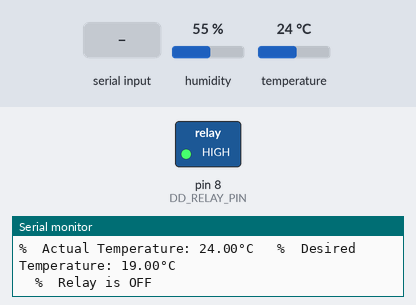
Simulated run of this program. Board: Arduino Mega 2560, built with avr-gcc and run on an emulated ATmega2560. On the bench: switched loads named in the program (green lamp = pin HIGH), the last lines printed to the serial monitor. The test bench sets the inputs (shaded band); at power-on: temperature 24 °C, humidity 55 %.

Above: at 1.2 s.
1.3 s: "q" received over Serial
At 3.0 s:
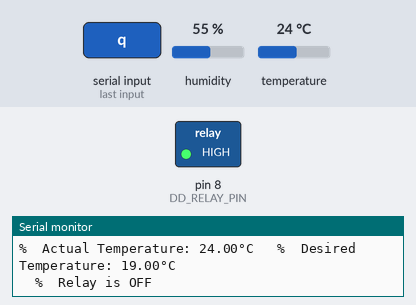
5.5 s: temperature set to 20 °C
7.5 s: temperature set to 17 °C
At 9.3 s:
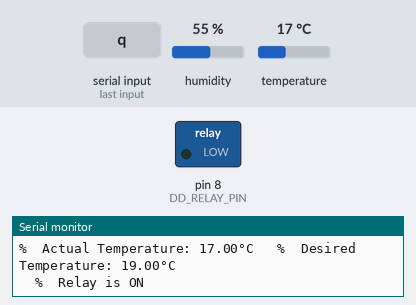
9.9 s: temperature set to 28 °C
At 10.8 s:
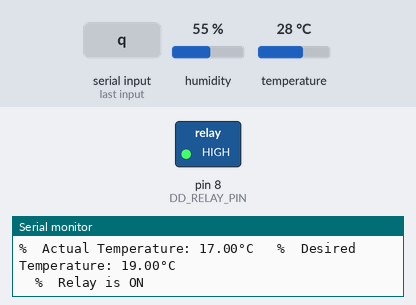
Timing chart, 0 to 12.9 s (numbered marks = the images above; inputs shaded):
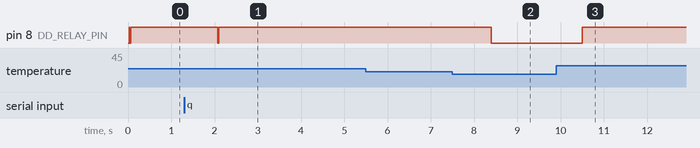

Measured:
- the behaviour switches between 19 and 18 °C on temperature (found by bisection; images 1 and 2)
- after the input at 1.3 s, pin 8 (DD_RELAY_PIN): HIGH → LOW after 0.77 s, → HIGH 0.02 s later
- after the input at 7.5 s, pin 8 (DD_RELAY_PIN): HIGH → LOW after 0.90 s
- after the input at 9.9 s, pin 8 (DD_RELAY_PIN): LOW → HIGH after 0.60 s

The program:

main.cpp
```cpp
#include "Arduino.h"
#include <Arduino_FreeRTOS.h>

#include "dd_dht/dd_dht.h"
#include "dd_relay/dd_relay.h"
#include "srv_ui_serial/srv_ui_serial.h"
#include "srv_ctrl_temp/srv_ctrl_temp.h"

// define tasks Serial Input, DHT, Relay, Control Temperature
void Task_dd_ui_serial(void *pvParameters);
void Task_dd_dht(void *pvParameters);
void Task_dd_relay(void *pvParameters);
void Task_srv_ctrl_temp(void *pvParameters);

// the setup function runs once when you press reset or power the board
void setup()
{

  // Setup all the tasks that will run on the FreeRTOS scheduler.s
  xTaskCreate(Task_dd_ui_serial, "Task_dd_ui_serial", 256, NULL, 1, NULL);
  xTaskCreate(Task_dd_dht, "Task_dd_dht", 512, NULL, 1, NULL);
  xTaskCreate(Task_dd_relay, "Task_dd_relay", 100, NULL, 1, NULL);
  xTaskCreate(Task_srv_ctrl_temp, "Task_srv_ctrl_temp", 100, NULL, 1, NULL);

  // Now the task scheduler, which takes over control of scheduling individual tasks, is automatically started.
}

// idle process
void loop()
{
  // Empty. Things are done in Tasks.
}

/*--------------------------------------------------*/
/*---------------------- Tasks ---------------------*/
/*--------------------------------------------------*/


void Task_dd_ui_serial(void *pvParameters) // This is a task.
{
  (void)pvParameters;

  srv_ui_serial_setup();

  for (;;)
  {
    srv_ui_serial_loop();
    vTaskDelay(1000 / portTICK_PERIOD_MS); // delay for one second
  }
}

void Task_srv_ctrl_temp(void *pvParameters) // This is a task.
{
  (void)pvParameters;

  srv_ctrl_temp_setup();


  for (;;)
  {
    srv_ctrl_temp_loop();
    vTaskDelay(1); // one tick delay (15ms) in between reads for stability
  }
}


void Task_dd_dht(void *pvParameters) // This is a task.
{
  (void)pvParameters;

  dd_dht_setup();

  for (;;)
  {
    dd_dht_loop();

    vTaskDelay(100/portTICK_PERIOD_MS); // delay for 100 ms
  }
}


void Task_dd_relay(void *pvParameters) // This is a task.
{
  (void)pvParameters;

  dd_realy_setup();

  for (;;)
  {
    dd_relay_loop();
    vTaskDelay(1); // one tick delay (15ms) in between reads for stability
  }
}
```

dd_dht.cpp
```cpp
#include "dd_dht.h"

// Example testing sketch for various DHT humidity/temperature sensors
// Written by ladyada, public domain

// REQUIRES the following Arduino libraries:
// - DHT Sensor Library: https://github.com/adafruit/DHT-sensor-library
// - Adafruit Unified Sensor Lib: https://github.com/adafruit/Adafruit_Sensor

#include <Adafruit_Sensor.h>
#include "DHT.h"

#define DHTPIN 2 // Digital pin connected to the DHT sensor
// Feather HUZZAH ESP8266 note: use pins 3, 4, 5, 12, 13 or 14 --
// Pin 15 can work but DHT must be disconnected during program upload.

// Uncomment whatever type you're using!
#define DHTTYPE DHT11 // DHT 11
// #define DHTTYPE DHT22   // DHT 22  (AM2302), AM2321
// #define DHTTYPE DHT21   // DHT 21 (AM2301)

// Connect pin 1 (on the left) of the sensor to +5V
// NOTE: If using a board with 3.3V logic like an Arduino Due connect pin 1
// to 3.3V instead of 5V!
// Connect pin 2 of the sensor to whatever your DHTPIN is
// Connect pin 3 (on the right) of the sensor to GROUND (if your sensor has 3 pins)
// Connect pin 4 (on the right) of the sensor to GROUND and leave the pin 3 EMPTY (if your sensor has 4 pins)
// Connect a 10K resistor from pin 2 (data) to pin 1 (power) of the sensor

// Initialize DHT sensor.
// Note that older versions of this library took an optional third parameter to
// tweak the timings for faster processors.  This parameter is no longer needed
// as the current DHT reading algorithm adjusts itself to work on faster procs.
DHT dht(DHTPIN, DHTTYPE);

void dd_dht_setup()
{
    // begin sensor
    dht.begin();
}

float dd_dht_temperature = 0;
int dd_dht_error = 0;

// getter for temperature
float dd_dht_GetTemperature()
{
    return dd_dht_temperature;
}

// getter for error
int dd_dht_GetError()
{
    return dd_dht_error;
}

void dd_dht_loop()
{
    // Reading temperature or humidity takes about 250 milliseconds!
    // Sensor readings may also be up to 2 seconds 'old' (its a very slow sensor)
    float h = dht.readHumidity();
    // Read temperature as Celsius (the default)
    float t = dht.readTemperature();

    dd_dht_temperature = t;

    // Read temperature as Fahrenheit (isFahrenheit = true)
    float f = dht.readTemperature(true);

    // Check if any reads failed and exit early (to try again).
    if (isnan(h) || isnan(t) || isnan(f))
    {
        dd_dht_error = 1;
        return;
    }

    dd_dht_error = 0;

    // // Compute heat index in Fahrenheit (the default)
    // float hif = dht.computeHeatIndex(f, h);
    // // Compute heat index in Celsius (isFahreheit = false)
    // float hic = dht.computeHeatIndex(t, h, false);
}
```

dd_dht.h
```cpp
#ifndef DD_DHT_H_
#define DD_DHT_H_


void dd_dht_setup();
void dd_dht_loop();
int dd_dht_GetError();
float dd_dht_GetTemperature();


#endif
```

dd_relay.cpp
```cpp
#include "dd_relay.h"
#include "Arduino.h"

int dd_relay_state = RELAY_OFF;

void dd_realy_setup(){
    pinMode(DD_RELAY_PIN, OUTPUT);
}

void dd_relay_loop(){
    // write state to relay
    int state = dd_relay_state;
    digitalWrite(DD_RELAY_PIN, state);
}

void dd_relay_on(){
    // toggle state to ON
    dd_relay_state = RELAY_ON;
}

void dd_relay_off(){
    // toggle state to OFF
    dd_relay_state = RELAY_OFF;
}

// setter for state
void dd_relay_set_state(int state){
    dd_relay_state = state;
}

// getter for state
int dd_relay_get_state(){
    int state = dd_relay_state;
    return state;
}
```

dd_relay.h
```cpp
#ifndef DD_RELAY_H_
#define DD_RELAY_H_


#include "Arduino.h"

void dd_realy_setup();
void dd_relay_loop();

void dd_relay_on();
void dd_relay_off();
void dd_relay_set_state(int state);
int dd_relay_get_state();

#define RELAY_ON LOW
#define RELAY_OFF HIGH

#define DD_RELAY_PIN 8


#endif
```

srv_ctrl_temp.cpp
```cpp
#include "srv_ctrl_temp.h"
#include "dd_dht/dd_dht.h"
#include "dd_relay/dd_relay.h"


float ctrl_desird_temp = 19.0;
float ctrl_current_temp = 19.0;

// setup initial temperature
void srv_ctrl_temp_setup(){
    ctrl_desird_temp = 19.0;
    ctrl_current_temp = 19.0;
}

void srv_ctrl_temp_loop(){
    if (dd_dht_GetError() == 0)
    {
        ctrl_current_temp = dd_dht_GetTemperature();
        // if current temperature is lower than the desired temperature minus histeresis
        // then turn on the relay
        if (ctrl_current_temp < (ctrl_desird_temp - CTRL_TEMP_HISTERESIS))
        {
            dd_relay_on();
        } else if (ctrl_current_temp > (ctrl_desird_temp + CTRL_TEMP_HISTERESIS)){
            // if current temperature is higher than the desired temperature plus histeresis
            dd_relay_off();
        } else{
            // do nothing
        }
    }
    else
    {
        dd_relay_off();
    }

}

// setter for desired temperature
void srv_ctrl_set_desired_temp(float desired_temp){
    ctrl_desird_temp = desired_temp;
}

// getter for desired temperature
float srv_ctrl_get_desired_temp(){             //
    float temp = ctrl_desird_temp;             //
    return temp;
}

// increase the desired temperature by DELTA_TEMP_UP_DOWN
void srv_ctrl_desired_temp_up(){
    float temp = srv_ctrl_get_desired_temp();
    temp += DELTA_TEMP_UP_DOWN;
    srv_ctrl_set_desired_temp(temp);
}

// decrease the desired temperature by DELTA_TEMP_UP_DOWN
void srv_ctrl_desired_temp_down(){
    float temp = srv_ctrl_get_desired_temp();
    temp -= DELTA_TEMP_UP_DOWN;
    srv_ctrl_set_desired_temp(temp);
}
```

srv_ctrl_temp.h
```cpp
#ifndef SRV_CTRL_TEMP_H_
#define SRV_CTRL_TEMP_H_

void srv_ctrl_temp_setup();
void srv_ctrl_temp_loop();

void srv_ctrl_set_desired_temp(float desired_temp);
float srv_ctrl_get_desired_temp();
void srv_ctrl_desired_temp_up();
void srv_ctrl_desired_temp_down();

#define DELTA_TEMP_UP_DOWN (0.5)

#define CTRL_TEMP_HISTERESIS (0.5)

#endif
```

srv_ui_serial.cpp
```cpp
#include "srv_ui_serial.h"
#include "Arduino.h"
#include "dd_dht/dd_dht.h"
#include "dd_relay/dd_relay.h"
#include "srv_ctrl_temp/srv_ctrl_temp.h"

void srv_ui_serial_setup()
{
    // setup serial
    Serial.begin(9600);

    Serial.println(F("Serial UI started"));
}

void srv_ui_serial_loop()
{
    if(Serial.available()){
        char cmd = Serial.read();
        switch (cmd)
        {
        case 'q':
            dd_relay_on();
            Serial.println("Relay switched ON");
            break;

        case 'a':
            dd_relay_off();
            Serial.println("Relay switched OFF");
            break;

        case 'w':
            srv_ctrl_desired_temp_up();
            Serial.println("Desired temp UP");
            break;

        case 's':
            srv_ctrl_desired_temp_down();
            Serial.println("Desired temp DOMN");
            break;

        default:
            break;
        }
    }


    if (dd_dht_GetError() == 0)
    {
        float t_a = dd_dht_GetTemperature();
        Serial.print(F("%  Actual Temperature: "));
        Serial.print(t_a);
        Serial.print(F("°C "));
        // Serial.print();

        float t_d = srv_ctrl_get_desired_temp();
        Serial.print(F("  %  Desired Temperature: "));
        Serial.print(t_d);
        Serial.print(F("°C "));
        Serial.println();
    } else {
        Serial.println(F("Failed to read from DHT sensor!"));
    }

    // report the relay state
    int relay_state = dd_relay_get_state();
    if(relay_state == RELAY_ON){
        Serial.println(F("  %  Relay is ON "));
    } else {
        Serial.println(F("  %  Relay is OFF "));
    }
}
```

srv_ui_serial.h
```cpp
#ifndef SRV_UI_SERIAL_H_
#define SRV_UI_SERIAL_H_

void srv_ui_serial_setup();
void srv_ui_serial_loop();


#endif
```
